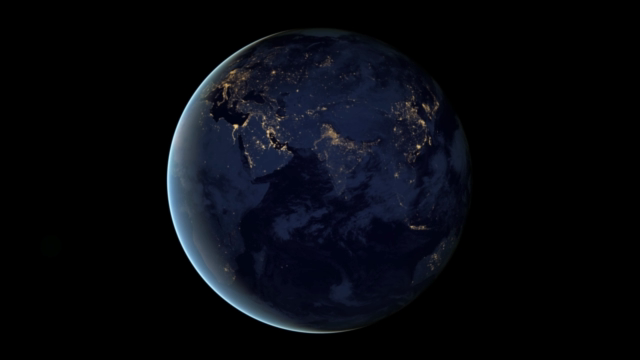
#> input picture frame 90 of 05_movie_play/data/file_example_MP4_640_3MG.mp4, 640 x 360 px
$ jupyter execute 05_02_movie_pipeline.ipynb
#> lines starting #> are read from the running program, lines starting #| are printed output that depends on the picture
# 05-02 프레임단위 파이프라인

## 이전 동영상 플레이

[cell 1]
import cv2
import numpy as np

### 동영상 재생

[cell 2]
capture = cv2.VideoCapture('./data/file_example_MP4_640_3MG.mp4')

while True:
    ret, frame = capture.read()
#> frame is the input picture: shape (360, 640, 3); mean B, G, R 14.8, 9.2, 7.3
    if not ret: break

    cv2.imshow("video", frame)
    if cv2.waitKey(1) == ord('q'): break
#> (key q is pressed here)

capture.release()
cv2.destroyAllWindows()

### 프레임 처리 함수

[cell 3]
def process_frame(frame):
    h, w = frame.shape[:2]
#> h = 360; w = 640

    # 그레이 변환 후 3채널로 복원(시각화 통일 위해)
    gray = cv2.cvtColor(frame, cv2.COLOR_BGR2GRAY)
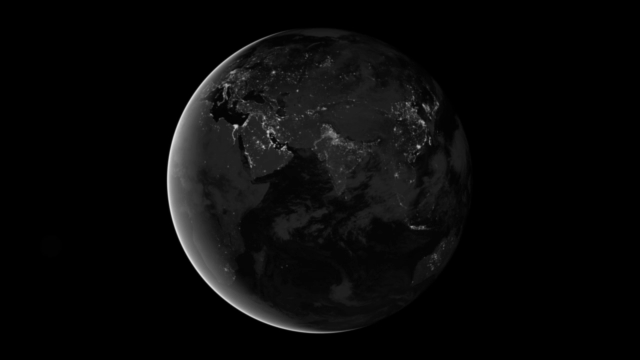
#> gray: shape (360, 640); min 0, max 222, mean 9.2
    gray_bgr = cv2.cvtColor(gray, cv2.COLOR_GRAY2BGR)

    # 좌측 상단에 미니맵(축소 원본) 삽입
    mini = cv2.resize(frame, (w//4, h//4), interpolation=cv2.INTER_AREA)
    gray_bgr[10:10+mini.shape[0], 10:10+mini.shape[1]] = mini

    # 워터마크 텍스트
    cv2.putText(gray_bgr, 'OpenCV Video Processing', (10, h-15),
                cv2.FONT_HERSHEY_SIMPLEX, 0.7, (0, 255, 255), 2, cv2.LINE_AA)
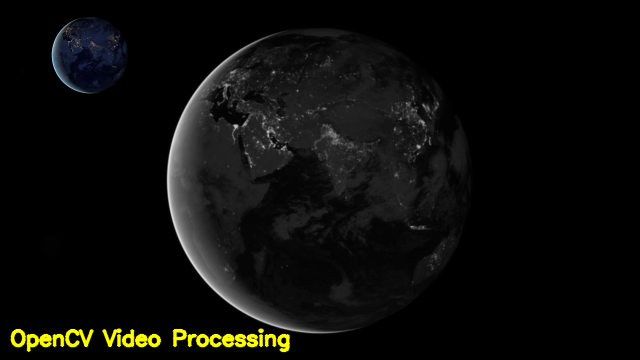
#> gray_bgr: shape (360, 640, 3); mean B, G, R 10.2, 12.4, 12.3

    return gray_bgr

### 확인

[cell 4]
capture = cv2.VideoCapture('./data/file_example_MP4_640_3MG.mp4')
if not capture.isOpened():
    raise RuntimeError('비디오를 열 수 없습니다. 경로/코덱을 확인하세요.')

while True:
    ret, frame = capture.read()
    if not ret: break

    # 프레임 처리 → 표시
    out = process_frame(frame)
    cv2.imshow('Pipeline', out)
    if cv2.waitKey(1) == ord('q'): break
#> (key q is pressed here)

capture.release()
cv2.destroyAllWindows()

### 이전 소스에 병합

[cell 5]
import cv2, time, os
import numpy as np

VIDEO_PATH = './data/file_example_MP4_640_3MG.mp4' # 지구 자전 동영상

def process_frame(frame):
    h, w = frame.shape[:2]
#> h = 360; w = 640

    # 그레이 변환 후 3채널로 복원(시각화 통일 위해)
    gray = cv2.cvtColor(frame, cv2.COLOR_BGR2GRAY)
    gray_bgr = cv2.cvtColor(gray, cv2.COLOR_GRAY2BGR)

    # 좌측 상단에 미니맵(축소 원본) 삽입
    mini = cv2.resize(frame, (w//4, h//4), interpolation=cv2.INTER_AREA)
    gray_bgr[10:10+mini.shape[0], 10:10+mini.shape[1]] = mini

    # 워터마크 텍스트
    cv2.putText(gray_bgr, 'OpenCV Video Processing', (10, h-15),
                cv2.FONT_HERSHEY_SIMPLEX, 0.7, (0, 255, 255), 2, cv2.LINE_AA)

    return gray_bgr

# 1. 백엔드(FFMPEG) 우선 시도 → 실패 시 자동 대체
cap = cv2.VideoCapture(VIDEO_PATH, cv2.CAP_FFMPEG)
if not cap.isOpened():
    cap = cv2.VideoCapture(VIDEO_PATH) # CAP_ANY

if not cap.isOpened():
    raise RuntimeError('동영상을 열 수 없습니다. 경로/코덱을 확인하세요.') # 동영상 로드 실패시 예외발생

fps = cap.get(cv2.CAP_PROP_FPS)
delay = int(1000 / fps) if fps and fps > 1 else 33   # 2. 지연시간 안전 기본값 30fps

paused = False
while True:
    if not paused:
        ret, frame = cap.read()   # 3. ret 기반 루프
        if not ret:
            print('끝까지 재생했거나 프레임 읽기 실패. 종료합니다.')
            break

        out = process_frame(frame)

        # 화면 우상단에 프레임 번호/총프레임 표시
        idx = int(cap.get(cv2.CAP_PROP_POS_FRAMES))
        total = int(cap.get(cv2.CAP_PROP_FRAME_COUNT))
        cv2.putText(out, f"{idx}/{total}", (10, 30),
                    cv2.FONT_HERSHEY_SIMPLEX, 0.9, (0,255,255), 2)
        cv2.putText(out, f"FPS : {fps}", (10, 70),
                    cv2.FONT_HERSHEY_SIMPLEX, 0.5, (0,255,255), 2)
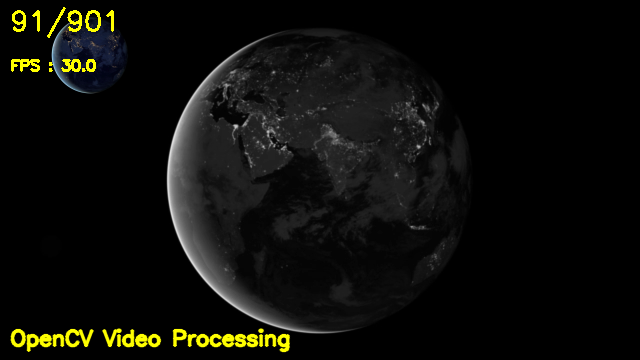
#> out: shape (360, 640, 3); mean B, G, R 10.1, 13.8, 13.7
        cv2.imshow('Video Player', out)

    key = cv2.waitKey(0 if paused else delay) & 0xFF
#> (key q is pressed here)
    if key in (ord('q'), 27):   # q or ESC
        break
    elif key == ord(' '):       # Space → pause/resume
        paused = not paused

    elif key == 81 or key == ord('h'):  # ← (또는 h)
        # 1초 뒤로
        cur = cap.get(cv2.CAP_PROP_POS_MSEC)
        cap.set(cv2.CAP_PROP_POS_MSEC, max(cur - 1000, 0))
        paused = False
    elif key == 83 or key == ord('l'):  # → (또는 l)
        # 1초 앞으로
        cur = cap.get(cv2.CAP_PROP_POS_MSEC)
        cap.set(cv2.CAP_PROP_POS_MSEC, cur + 1000)
        paused = False

cap.release()
cv2.destroyAllWindows()

$ run again, starting later in the video
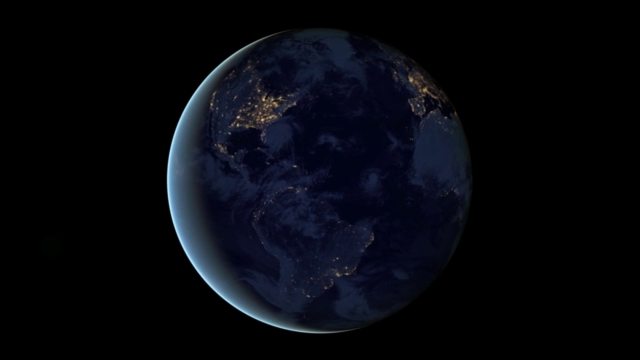
#> input picture frame 405 of 05_movie_play/data/file_example_MP4_640_3MG.mp4, 640 x 360 px
#> frame is the input picture: shape (360, 640, 3); mean B, G, R 13.9, 8.1, 6.5
#> in process_frame, `gray = cv2.cvtColor(frame, cv2.COLOR_BGR2GRAY)`:
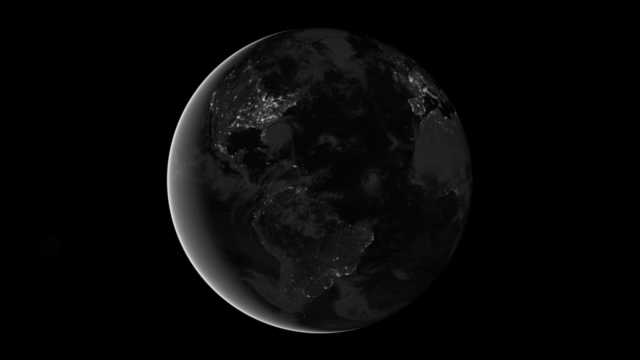
#> gray: shape (360, 640); min 0, max 220, mean 8.3
#> `cv2.putText(out, f"FPS : {fps}", (10, 70), cv2.FONT_HERSHEY_SIMPLEX, 0..`:
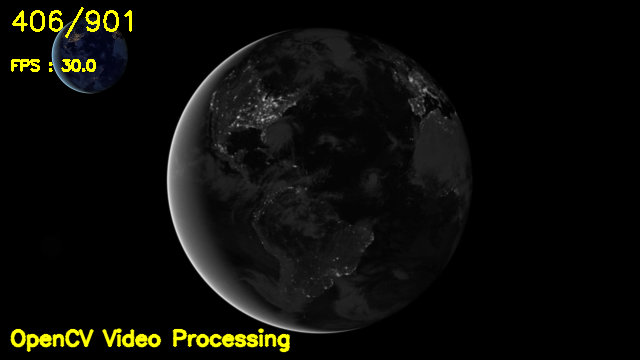
#> out: shape (360, 640, 3); mean B, G, R 9.1, 13, 12.9

$ run again, starting later in the video
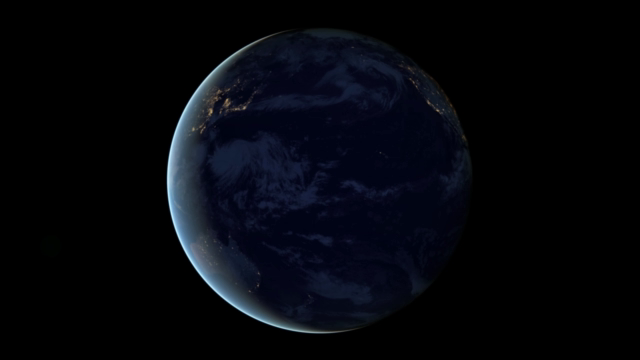
#> input picture frame 720 of 05_movie_play/data/file_example_MP4_640_3MG.mp4, 640 x 360 px
#> frame is the input picture: shape (360, 640, 3); mean B, G, R 12, 6.6, 4.9
#> in process_frame, `gray = cv2.cvtColor(frame, cv2.COLOR_BGR2GRAY)`:
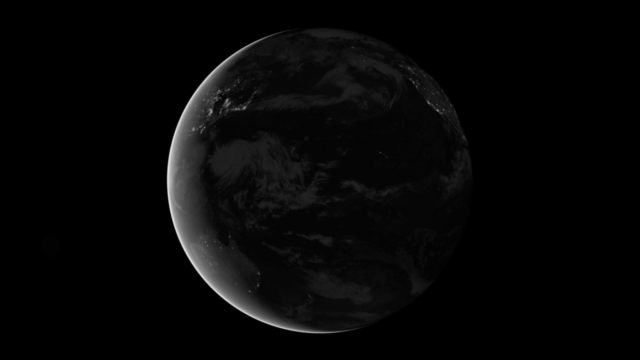
#> gray: shape (360, 640); min 0, max 224, mean 6.7
#> `cv2.putText(out, f"FPS : {fps}", (10, 70), cv2.FONT_HERSHEY_SIMPLEX, 0..`:
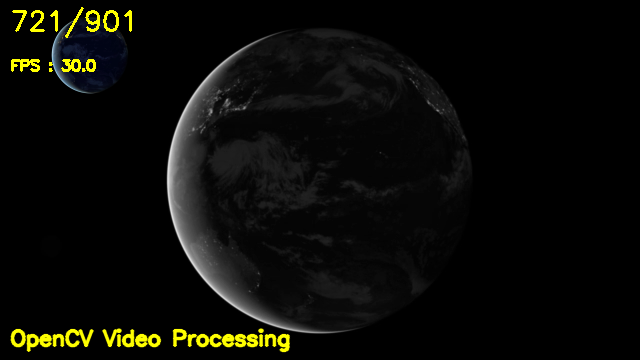
#> out: shape (360, 640, 3); mean B, G, R 7.4, 11.2, 11.1
